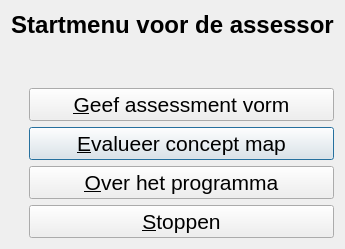
<?xml version="1.0" encoding="UTF-8"?>
<ui version="4.0">
 <class>QtPvdbAssessorMenuDialog</class>
 <widget class="QDialog" name="QtPvdbAssessorMenuDialog">
  <property name="geometry">
   <rect>
    <x>0</x>
    <y>0</y>
    <width>337</width>
    <height>249</height>
   </rect>
  </property>
  <property name="font">
   <font>
    <pointsize>16</pointsize>
    <weight>50</weight>
    <bold>false</bold>
   </font>
  </property>
  <property name="windowTitle">
   <string>Mijn persoonlijke werktheorie, programma voor de assessor</string>
  </property>
  <property name="windowIcon">
   <iconset resource="Brainweaver.qrc">
    <normaloff>:/images/PicArrow14x14.png</normaloff>:/images/PicArrow14x14.png</iconset>
  </property>
  <layout class="QGridLayout" name="gridLayout">
   <item row="3" column="1">
    <widget class="QPushButton" name="button_assess_result">
     <property name="enabled">
      <bool>true</bool>
     </property>
     <property name="text">
      <string>&amp;Evalueer concept map</string>
     </property>
    </widget>
   </item>
   <item row="4" column="1">
    <widget class="QPushButton" name="button_about">
     <property name="enabled">
      <bool>true</bool>
     </property>
     <property name="text">
      <string>&amp;Over het programma</string>
     </property>
    </widget>
   </item>
   <item row="5" column="1">
    <widget class="QPushButton" name="button_quit">
     <property name="text">
      <string>&amp;Stoppen</string>
     </property>
    </widget>
   </item>
   <item row="1" column="1">
    <spacer name="verticalSpacer">
     <property name="orientation">
      <enum>Qt::Vertical</enum>
     </property>
     <property name="sizeHint" stdset="0">
      <size>
       <width>20</width>
       <height>40</height>
      </size>
     </property>
    </spacer>
   </item>
   <item row="2" column="1">
    <widget class="QPushButton" name="button_create_assessment">
     <property name="text">
      <string>&amp;Geef assessment vorm</string>
     </property>
    </widget>
   </item>
   <item row="2" column="0">
    <widget class="QLabel" name="label">
     <property name="sizePolicy">
      <sizepolicy hsizetype="Maximum" vsizetype="Preferred">
       <horstretch>0</horstretch>
       <verstretch>0</verstretch>
      </sizepolicy>
     </property>
     <property name="text">
      <string/>
     </property>
     <property name="pixmap">
      <pixmap resource="Brainweaver.qrc">:/images/PicCreateAssessment.png</pixmap>
     </property>
    </widget>
   </item>
   <item row="0" column="0" colspan="2">
    <widget class="QLabel" name="title">
     <property name="font">
      <font>
       <pointsize>18</pointsize>
       <weight>75</weight>
       <bold>true</bold>
      </font>
     </property>
     <property name="text">
      <string>Startmenu voor de assessor</string>
     </property>
     <property name="alignment">
      <set>Qt::AlignCenter</set>
     </property>
    </widget>
   </item>
   <item row="3" column="0">
    <widget class="QLabel" name="label_2">
     <property name="sizePolicy">
      <sizepolicy hsizetype="Maximum" vsizetype="Preferred">
       <horstretch>0</horstretch>
       <verstretch>0</verstretch>
      </sizepolicy>
     </property>
     <property name="text">
      <string/>
     </property>
     <property name="pixmap">
      <pixmap resource="Brainweaver.qrc">:/images/PicAssess.png</pixmap>
     </property>
     <property name="scaledContents">
      <bool>false</bool>
     </property>
    </widget>
   </item>
   <item row="4" column="0">
    <widget class="QLabel" name="label_3">
     <property name="sizePolicy">
      <sizepolicy hsizetype="Maximum" vsizetype="Preferred">
       <horstretch>0</horstretch>
       <verstretch>0</verstretch>
      </sizepolicy>
     </property>
     <property name="text">
      <string/>
     </property>
     <property name="pixmap">
      <pixmap resource="Brainweaver.qrc">:/images/PicAbout.png</pixmap>
     </property>
    </widget>
   </item>
   <item row="5" column="0">
    <widget class="QLabel" name="label_4">
     <property name="sizePolicy">
      <sizepolicy hsizetype="Maximum" vsizetype="Preferred">
       <horstretch>0</horstretch>
       <verstretch>0</verstretch>
      </sizepolicy>
     </property>
     <property name="text">
      <string/>
     </property>
     <property name="pixmap">
      <pixmap resource="Brainweaver.qrc">:/images/PicQuit.png</pixmap>
     </property>
    </widget>
   </item>
  </layout>
 </widget>
 <tabstops>
  <tabstop>button_create_assessment</tabstop>
  <tabstop>button_assess_result</tabstop>
  <tabstop>button_about</tabstop>
  <tabstop>button_quit</tabstop>
 </tabstops>
 <resources>
  <include location="Brainweaver.qrc"/>
 </resources>
 <connections/>
</ui>
